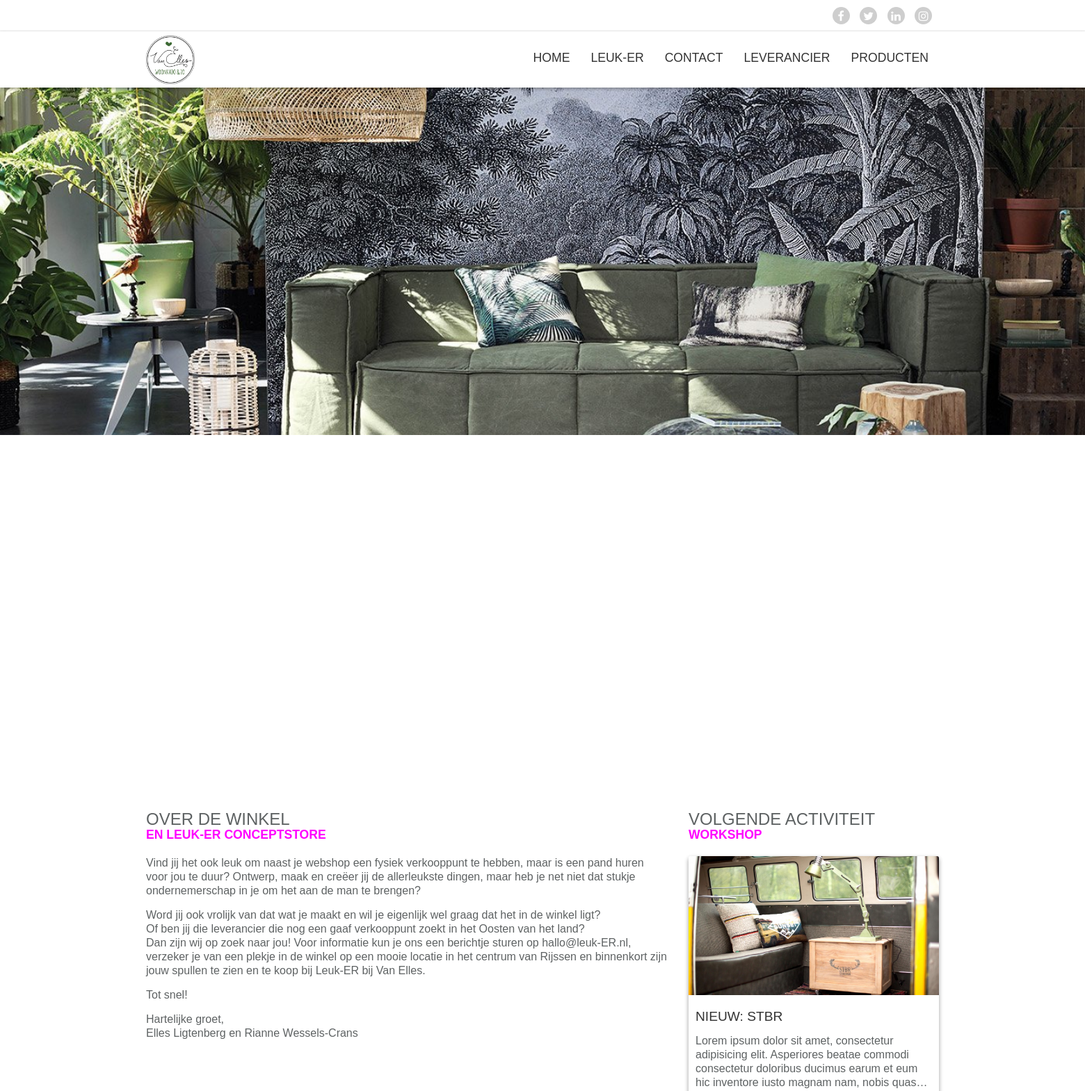
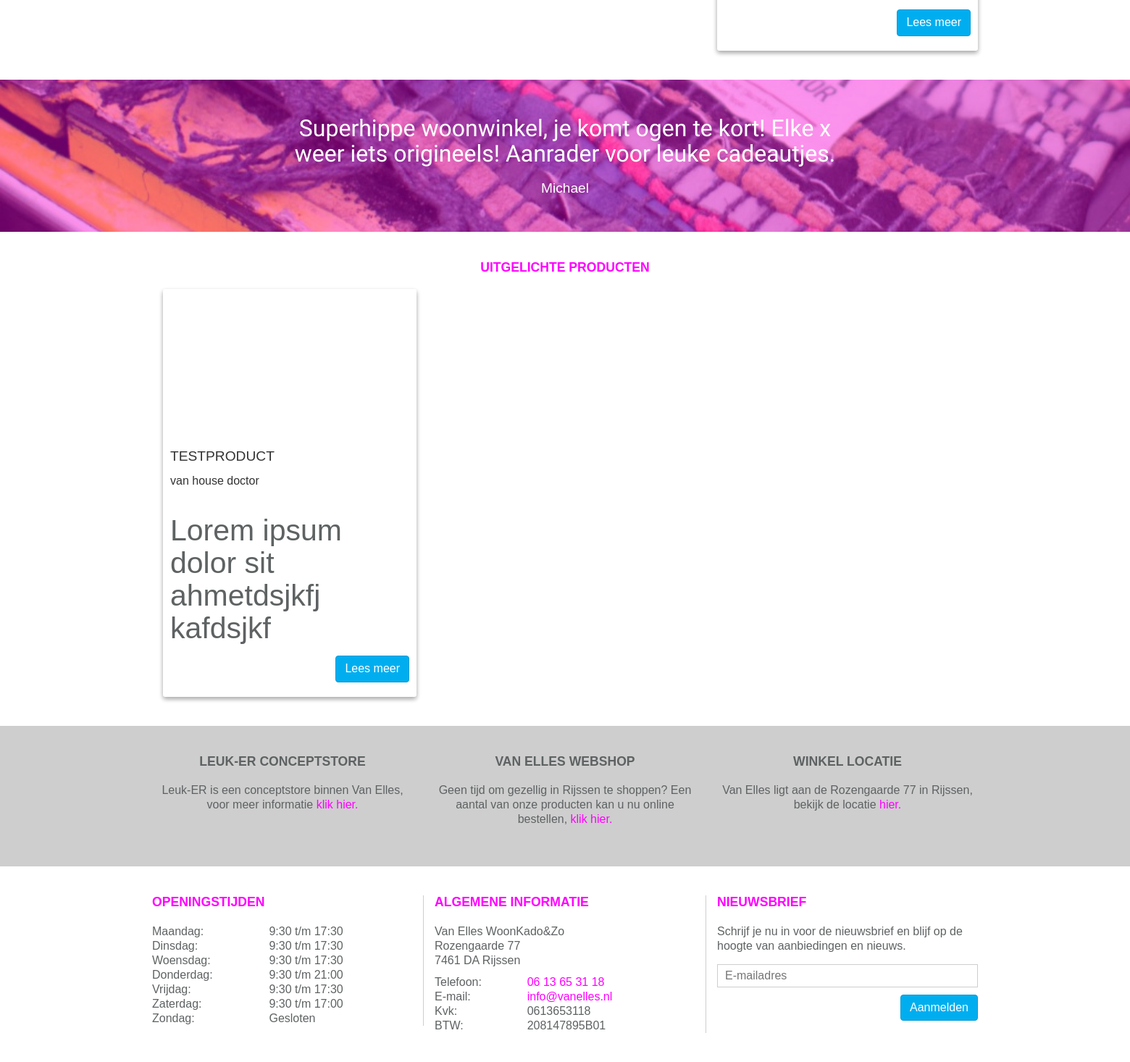
The page / on the database its author committed (2 pictures, top to bottom).
### tables this page shows
CREATE TABLE `page` (
  `id` int(11) NOT NULL,
  `pagetitle` varchar(100) NOT NULL,
  `title` varchar(100) NOT NULL,
  `subtitle` varchar(100) DEFAULT NULL,
  `inhoud` mediumtext,
  `description` varchar(2000) DEFAULT NULL,
  `kernwoorden` varchar(150) DEFAULT NULL,
  `active` int(1) DEFAULT '1' COMMENT '1 = actief, 0 = inactief',
  `datum` datetime DEFAULT CURRENT_TIMESTAMP ON UPDATE CURRENT_TIMESTAMP,
  `image` varchar(45) DEFAULT NULL,
  `Module_id` int(11) NOT NULL,
  `user_id` int(11) NOT NULL,
  `url` varchar(50) NOT NULL,
  `page_order` int(11) NOT NULL DEFAULT '99'
);

CREATE TABLE `review` (
  `review_id` int(11) NOT NULL,
  `quote` varchar(200) NOT NULL,
  `rating` int(1) NOT NULL,
  `user_id` int(11) NOT NULL,
  `datum` datetime NOT NULL DEFAULT CURRENT_TIMESTAMP,
  `active` int(1) NOT NULL DEFAULT '0' COMMENT '0 = Niet geaccepteerd, 1 = geaccepteerd'
);

CREATE TABLE `user` (
  `user_id` int(11) NOT NULL,
  `email` varchar(45) NOT NULL,
  `first_name` varchar(45) DEFAULT NULL,
  `insertion` varchar(45) DEFAULT NULL,
  `last_name` varchar(45) DEFAULT NULL,
  `birthday` datetime DEFAULT NULL,
  `phonenumber` int(12) DEFAULT NULL,
  `city` varchar(45) DEFAULT NULL,
  `address` varchar(45) DEFAULT NULL,
  `zipcode` varchar(45) DEFAULT NULL,
  `role` int(11) NOT NULL DEFAULT '2',
  `newsletter` int(1) NOT NULL DEFAULT '0' COMMENT '0=nee, 1=ja',
  `verwijderd` int(1) NOT NULL DEFAULT '0' COMMENT '0=nee, 1=ja'
);

CREATE TABLE `product` (
  `product_id` int(11) NOT NULL,
  `naam` varchar(45) NOT NULL,
  `inhoud` mediumtext NOT NULL,
  `korte_inhoud` text NOT NULL,
  `images` varchar(2000) NOT NULL,
  `description` varchar(150) NOT NULL,
  `kernwoorden` varchar(150) NOT NULL,
  `lev_id` int(11) NOT NULL,
  `uitgelicht` int(1) NOT NULL DEFAULT '0' COMMENT '0=nee, 1=ja'
);

CREATE TABLE `leveranciers` (
  `lev_id` int(11) NOT NULL,
  `naam` varchar(45) DEFAULT NULL,
  `inhoud` varchar(45) DEFAULT NULL,
  `logo` varchar(45) DEFAULT NULL,
  `description` varchar(2000) DEFAULT NULL,
  `kernwoorden` varchar(150) DEFAULT NULL
);

### index.php (called while the page is built)
<?php
include_once('admin/classes/connection.class.php');
include_once('admin/classes/page.class.php');
$page = new Page();
if(isset($_GET['page'])) {
    $pageContent = $page->getPageByUrl(htmlentities($_GET['page']));
    if(!$pageContent) {
        $pageContent = [
            "pagetitle"     => "Oepss 404",
            "title"         => "Oepss, 404",
            "subtitle"      => "Deze pagina bestaat helaas niet.",
            "inhoud"        => "",
            "description"   => "",
            "kernwoorden"   => "",
            "path"          => "404.php"
        ];
    }
} else {
    $pageContent = $page->getFirstPageBy();
}
include_once('includes/header.php');
include_once('module/'.$pageContent['path']);
include_once('includes/footer.php');

### admin/classes/page.class.php (called while the page is built, shortened)
<?php
class Page {
    private $_db;
    public function __construct()
    {
        $this->_db = new Connection();
        $this->_db = $this->_db->databaseConnection();
    }
    public function getFirstPageBy() {
        try {
            $query = $this->_db->prepare('
                    SELECT pagetitle, title, subtitle, inhoud, description, kernwoorden, path
                    FROM page p
                    JOIN Module m ON p.Module_id = m.id
                    LIMIT 1;
                ');
            if($query->execute()) {
                if($query->rowCount() > 0) {
                    return $content = $query->fetchAll()[0];
                } else {
                    return false;
                }
            } else {
                return false;
            }
        } catch (PDOexception $e) {
            return false;
        }
    }
    public function getMenuItems() {
        try {
            $query = $this->_db->prepare('
                    SELECT pagetitle, url FROM page
                    WHERE active = 1
                    ORDER BY page_order, id;
                ');
            if($query->execute()) {
                return $content = $query->fetchAll();
            } else {
                return false;
            }
        } catch (PDOException $e) {
            return false;
        }
    }
}

### admin/classes/connection.class.php (called while the page is built, shortened)
<?php
class Connection {
    public function databaseConnection() {
        try {
            $this->_db = new PDO('mysql:host=localhost;dbname=vanelles', 'root', '');
            return $this->_db;
        } catch (PDOException $e) {
            echo "<h3>Let op</h3>Er is helaas een probleem met het verbinden van de server, probeer het later nog eens.";
            exit;
        }
    }
}

### admin/classes/content.class.php (called while the page is built)
<?php
class Content
{
    private $_db;
    public function __construct()
    {
        $this->_db = new Connection();
        $this->_db = $this->_db->databaseConnection();
    }
    public function getOneRandomReview()
    {
        try {
            $query = $this->_db->prepare('
                    SELECT * FROM review JOIN user ON review.user_id=user.user_id WHERE active=1 ORDER BY RAND() LIMIT 1;
                ');
            if ($query->execute()) {
                if ($query->rowCount() > 0) {
                    return $content = $query->fetchAll()[0];
                } else {
                    return false;
                }
            } else {
                echo $query->errorInfo();
                return false;
            }
        } catch (PDOexception $e) {
            echo $e->getMessage();
            return false;
        }
    }
}
?>

### module/homepage.php (the view, shortened to what this page needs)
<?php require_once 'includes/header.php'; ?>
<div id="content">
    <div id="main-slider">
        <div>
            <div class="slide" style="background-image: url('images/hk-living-banner_2048x2048.jpg')">
            </div>
        </div>
    </div>
    <div class="container">
        <div class="row">
            <section class="col-md-8 col-sm-7 col-xs-12 marbot">
                <div class="ptitle">
                    <h1><?php echo $pageContent['title']; ?></h1>
                    <h2><?php echo $pageContent['subtitle']; ?></h2>
                </div>
                <?php echo $pageContent['inhoud']; ?>
            </section>
            <aside class="col-md-4 col-sm-5 col-xs-12 marbot">
                <div class="ptitle">
                    <h1>Volgende activiteit</h1>
                    <h2>Workshop</h2>
                </div>
                <div class="card">
                    <a href="#" style="background-image: url('images/stbr.jpg');" class="card-img"></a>
                    <div class="card-body">
                        <a href="#"><h4 class="card-title">Nieuw: STBR</h4></a>
                        <p class="card-text">Lorem ipsum dolor sit amet, consectetur adipisicing elit. Asperiores beatae commodi consectetur doloribus ducimus earum et eum hic inventore iusto magnam nam, nobis quas quasi recusandae repellendus saepe, soluta tempora.</p>
                        <div class="a-right"><a href="#" class="btn btn-primary">Lees meer</a></div>
                    </div>
                </div>
            </aside>
        </div>
    </div>
    <?php require_once 'includes/quote.php'; ?>
    <?php require_once 'includes/productenslide.php'; ?>
</div>
<?php require_once 'includes/footer.php'; ?>

### includes/menu.php (shortened to what this page needs)
<ul id="main-menu">
    <?php
    $menuitems = $page->getMenuItems();
    foreach ($menuitems as $item) {
        $title = $item['pagetitle'];
        $url = constant("local_url").$item['url'];
        echo "<li><a href='$url'>$title</a></li>";
    }
    ?>
</ul>

### includes/quote.php (shortened to what this page needs)
<?php
    require_once 'admin/classes/connection.class.php';
    require_once 'admin/classes/content.class.php';
    $content = new Content();
    $random = $content->getOneRandomReview();
    ?>
<?php if ($random){?>
        <div id="main-quote" style="background-image: url('images/stbr2.jpg');">
            <div class="overlay"></div>
            <div class="container">
                <div class="row">
                    <div class="col-md-8 col-sm-10 col-xs-12 col-md-offset-2 col-sm-offset-1">
                        <div id="quote-slider">
                            <div>
                               <?php
                                    $naamprint = $random["first_name"];
                                    $quoteprint = $random["quote"];
                                    print("<div class='quote'>" . $quoteprint . "<br>");
                                    print("</div>");
                                    print("<div class='naam'>" . $naamprint . "</div>");
                                 ?>
                            </div>
                        </div>
                    </div>
                </div>
            </div>
        </div>
<?php } else {
    print("<div class='quote'>hoi</div>");
} ?>

### includes/productenslide.php
<div class="container">
        <div class="row">
            <div class="col-xs-12" id="main-product">
                <div class="a-center">
                    <div class="ptitle">
                        <h2>Uitgelichte producten</h2>
                    </div>
                </div>
                <div id="product-slide">
                    <?php
                    require_once 'admin/classes/connection.class.php';
                    $db = new Connection();
                    $db = $db->databaseConnection();
                    $sql = "SELECT * FROM product p JOIN leveranciers l ON p.lev_id=l.lev_id WHERE uitgelicht = 1";
                    $stmt = $db->prepare($sql);
                    $stmt->execute();
                    while ($row = $stmt->fetch()) {
                        $naam = $row[1];
                        $leverancier = $row["naam"];
                        $inhoud = $row[2];
                        $image = $row["images"];
                     print ("<div class=\"slide\">");
                     print ("<div class=\"card marbot\">");
                     echo "<a href='#' style='background-image: url(".constant("local_url")."/admin/images/product/".$image.");' class='card-img'></a>";
                     print ("<div class=\"card-body\">");
                     print ("<a href=\"#\"><h4 class=\"card-title\">" . $naam ."</h4></a>");
                     print ("<a href=\"#\"><h4 class=\"card-subtitle\">" . "van ". $leverancier ."</h4></a>");
                     print ("<p class=\"card-text\">" . $inhoud. "</p>");
                     print("  <div class=\"a-right\"><a href=\"#\" class=\"btn btn-primary\">Lees meer</a></div>");
                    print (" </div></div></div>");
                    }
                        ?>
                </div>
            </div>
        </div>
    </div>

### css/lightbox.css (style rules this page uses)
body:after { content: url(../images/close.png) url(../images/loading.gif) url(../images/prev.png) url(../images/next.png); display: none; }

### css/main.css (style rules this page uses)
body { font-family: "Century Gothic", CenturyGothic, AppleGothic, sans-serif; font-size: 16px; font-style: normal; font-variant: normal; font-weight: 400; line-height: 20px; color: #5e6263; overflow-x: hidden; background-color: #fff; padding-top: 126px; }
.card, #main-header, .icon-list li a { -webkit-transition: all 0.2s ease-in-out; -moz-transition: all 0.2s ease-in-out; -ms-transition: all 0.2s ease-in-out; -o-transition: all 0.2s ease-in-out; transition: all 0.2s ease-in-out; }
.ptitle { margin-bottom: 20px; }
.ptitle h1 { font-size: 1.5em; color: #5e6263; text-transform: uppercase; margin: 0; font-family: Josefin Sans, sans-serif; }
.ptitle h2 { font-size: 1.1em; color: #ff00ff; text-transform: uppercase; margin: 0; font-family: Josefin Sans, sans-serif; font-weight: bold; }
.a-right { text-align: right; }
.a-center { text-align: center; }
.marbot { margin-bottom: 40px; }
p { margin-bottom: 15px; }
#main-menu { list-style: none; padding: 0; margin: 0; float: right; }
#main-menu > li { display: inline-block; }
#main-menu > li > a { display: block; text-transform: uppercase; font-size: 1.1em; padding: 28px 15px; color: #333; font-family: Josefin Sans, sans-serif; }
#main-slider { margin-bottom: 40px; }
#main-slider .slide { background-size: cover; width: 100%; height: 500px; background-position: center; }
.card { width: 100%; display: block; box-shadow: 0 3px 6px rgba(0,0,0,0.16), 0 3px 6px rgba(0,0,0,0.23); border-radius: 3px; overflow: hidden; }
.card .card-img { width: 100%; height: 200px; display: block; background-size: cover; background-position: center; }
.card .card-body { padding: 20px 10px; }
.card .card-title { color: #333; font-size: 1.2em; text-transform: uppercase; margin: 0 0 15px 0; }
.card .card-subtitle { color: #333; font-size: 1.0em; text-transform: lowercase; margin: 0 0 15px 0; }
.card .card-text { display: -webkit-box; -webkit-line-clamp: 4; -webkit-box-orient: vertical; overflow: hidden; text-overflow: ellipsis; width: 100%; margin-bottom: 15px; }
#main-quote { width: 100%; background-size: cover; background-position: center; text-align: center; position: relative; margin-bottom: 40px; }
#main-quote .overlay { position: absolute; top: 0; left: 0; width: 100%; height: 100%; background-color: rgba(255,0,255,.4); }
#main-quote .quote { font: 400 100px/1.2 'Merienda One', Helvetica, sans-serif; font-size: 2em; color: #fff; display: block; margin-top: 50px; line-height: 35px; }
#main-quote .naam { display: block; font-family: Josefin Sans, sans-serif; margin-top: 20px; color: #fff; font-size: 1.2em; margin-bottom: 50px; }
#product-slide .slide { padding: 0 15px; }
@media all and (min-width: 992px) { #main-menu { display: block!important; } }

### rows shown on the page
page: pagetitle "HOME", title "OVER DE WINKEL", subtitle "EN LEUK-ER CONCEPTSTORE", inhoud "Vind jij het ook leuk om naast je webshop een fysiek verkooppunt te hebben, maar is een pand huren voor jou te duur? Ontwerp, maak en creëer jij de allerleukste dingen, maar heb je net niet dat stukje ondernemerschap in je om het aan de man te brengen? Word jij ook vrolijk van dat wat je maakt en wil je eigenlijk wel graag dat het in de winkel ligt? Of ben jij die leverancier die nog een gaaf verkooppunt zoekt in het Oosten van het land? Dan zijn wij op zoek naar jou! Voor informatie kun je ons een berichtje sturen op hallo@leuk-ER.nl, verzeker je van een plekje in de winkel op een mooie locatie in het centrum van Rijssen en binnenkort zijn jouw spullen te zien en te koop bij Leuk-ER bij…"
page: pagetitle "LEUK-ER"
page: pagetitle "CONTACT"
page: pagetitle "LEVERANCIER"
page: pagetitle "PRODUCTEN"
review: quote "Superhippe woonwinkel, je komt ogen te kort! Elke x weer iets origineels! Aanrader voor leuke cadeautjes.", user.first_name "Michael"
product: naam "TESTPRODUCT", lev.naam "house doctor", inhoud "Lorem ipsum dolor sit ahmetdsjkfj kafdsjkf"
